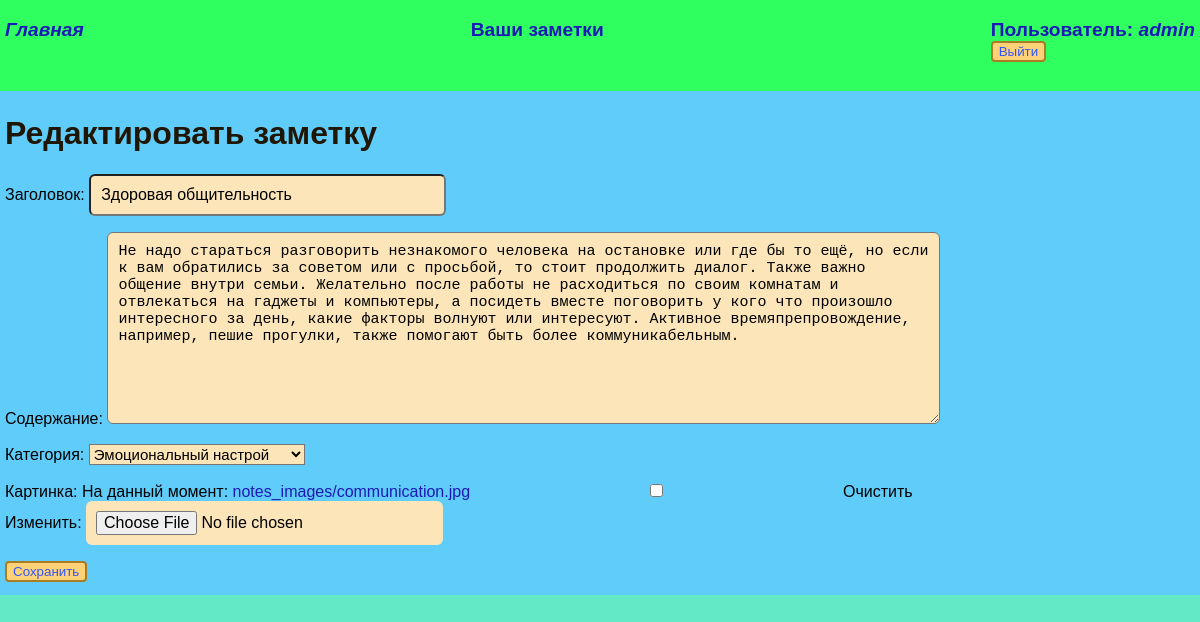
The page /notes/note/13/update/ (signed in) on the database its author committed.
### notes/models.py (models this page shows, shortened)
class Note(models.Model):
    title = models.CharField(max_length=200, verbose_name="Заголовок")
    content = models.TextField(verbose_name="Содержание")
    created_at = models.DateTimeField(auto_now_add=True)
    updated_at = models.DateTimeField(auto_now=True)
    category = models.ForeignKey(Category, on_delete=models.SET_NULL, null=True, blank=True, verbose_name="Категория")
    picture = models.ImageField(upload_to='notes_images/', verbose_name="Картинка", blank=True)
    user = models.ForeignKey(User, on_delete=models.CASCADE)

### notes/views.py (the view)
# urls.py: path('note/<int:note_id>/update/', views.note_update, name='note_update'),
@login_required
def note_update(request, note_id):
    note = get_object_or_404(Note, pk=note_id)
    if request.method == 'POST':
        form = NoteForm(request.POST, request.FILES, instance=note)
        if form.is_valid():
            form.save()
            messages.success(request, 'Заметка изменена успешно!')
            return redirect('note_list')
        else:
            messages.error(request, 'Ошибка при изменении заметки!')
    else:
        form = NoteForm(instance=note)
    return render(request, 'notes/note_update.html', {'form': form})

### notes/forms.py
class NoteForm(forms.ModelForm):
    class Meta:
        model = Note
        fields = ['title', 'content', 'category', 'picture']

### notes/models.py (called while the page is built)
    def __str__(self):
        return self.name

### notes/templates/notes/note_update.html (shortened to what this page needs)
{% extends 'notes/base.html' %}
{% block content %}
<h1>Редактировать заметку</h1>
<form method="post" enctype="multipart/form-data">
    {{ form.as_p }}
    <button class="save" type="submit">Сохранить</button>
</form>
{% endblock %}

### notes/templates/notes/base.html (shortened to what this page needs)
<!DOCTYPE html>
{% load static %}
<html lang="ru">
<head>
    <link rel="stylesheet" href="{% static 'css/style.css' %}">
</head>
<body>
<div class="menu">
    <div class="wrap">
        <ul class="top">
            <li class="logo"><a href="{% url 'home' %}">Главная</a></li>
            {% if request.user.is_authenticated %}
            <li><a href="{% url 'note_list' %}">Ваши заметки</a></li>
            <div class="auth">
                <div class="user"><a class="profile" href="{% url 'profile' %}">Пользователь:
                    <i>{{ user.username }}</i></a></div>
                <form action="{% url 'user-logout' %}" method="post">
                    <button class="out">Выйти</button>
                </form>
            </div>
            {% else%}
            <li><a href="{% url 'user-signup' %}">Зарегистрироваться</a></li>
            <li><a href="{% url 'user-login' %}">Войти</a></li>
            {% endif %}
        </ul>
    </div>
</div>
<div class="content">
    <div class="wrap">
        {% block content %}
        {% endblock %}
    </div>
</div>
</body>
</html>

### notes/static/css/style.css (style rules this page uses)
body { padding: 0; margin: 0; background: #63e9c5; font-family: Arial, Helvetica, sans-serif; }
.menu { background: #2fff5f; box-shadow: 0 2px 12px 2px #04373bb5; }
.menu a { font-size: larger; font-weight: bolder; }
.wrap { max-width: 1200px; margin: 0 auto; padding: 3px 5px; box-sizing: border-box; }
a { color:#1c1ab7; text-decoration: none; }
.notes, .top { list-style: none; padding: 0; }
.menu ul { display: flex; justify-content: space-between; }
.logo { font-style: italic; color: brown; }
.user { color: #d91567; }
input { font-size: 16px; background: #fbe5b9; width: 30%; padding: 10px 10px; box-sizing: border-box; border-radius: 6px; }
textarea { font-size: 15px; background: #fbe5b9; width: 70%; padding: 10px 10px; box-sizing: border-box; border-radius: 6px; }
.in, .out, .save, .del { background: #ffd278; cursor: pointer; color: #2f55ff; border: #ab7d22 2px solid; border-radius: 4px; margin-bottom: 10px; }
.content { background-color: #5fccfa; }
h1 { color: #201606; }
select { font-size: 15px; background: #fbe5b9; }

### rows shown on the page
Note: title "Здоровая общительность", content "Не надо стараться разговорить незнакомого человека на остановке или где бы то ещё, но если к вам обратились за советом или с просьбой, то стоит продолжить диалог. Также важно общение внутри семьи. Желательно после работы не расходиться по своим комнатам и отвлекаться на гаджеты и компьютеры, а посидеть вместе поговорить у кого что произошло интересного за день, какие факторы волнуют или интересуют. Активное времяпрепровождение, например, пешие прогулки, также помогают быть более коммуникабельным.", category "Эмоциональный настрой"

### other values the page prints
{{ user.username }} "admin"
